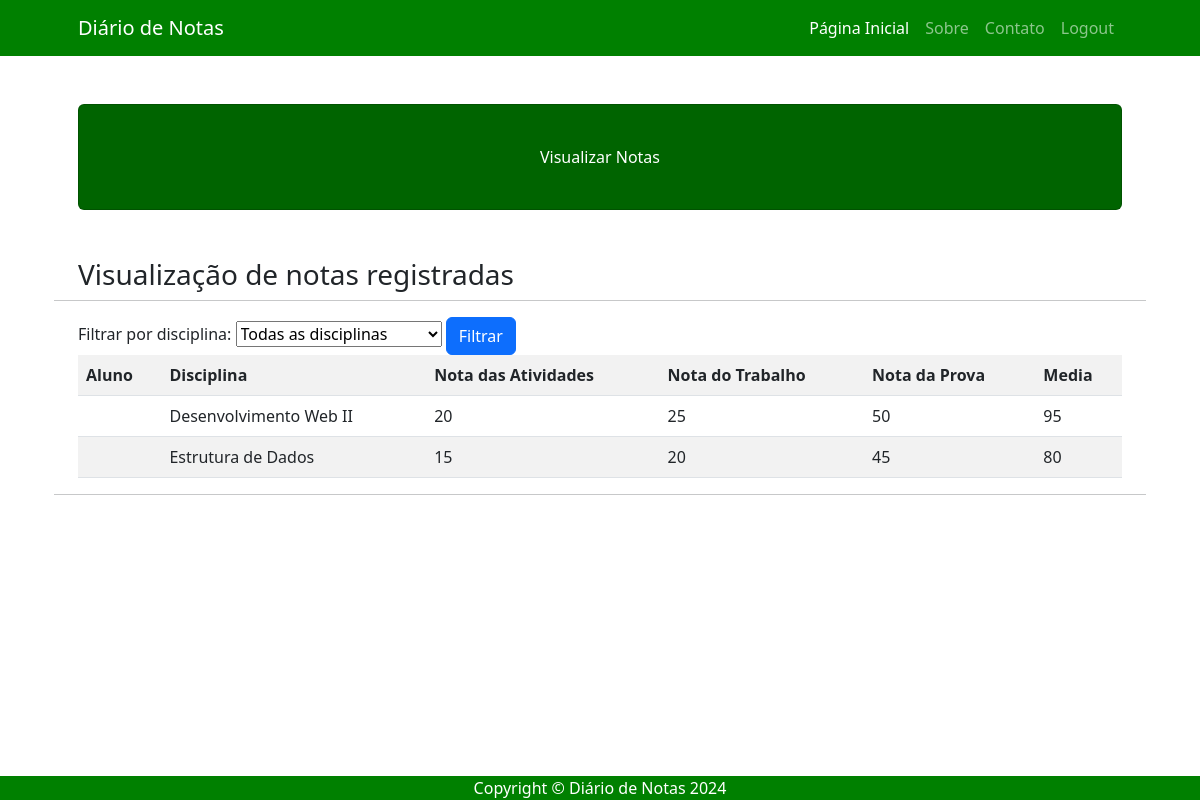
Before: /visualizar/ (signed in) with the older database file.
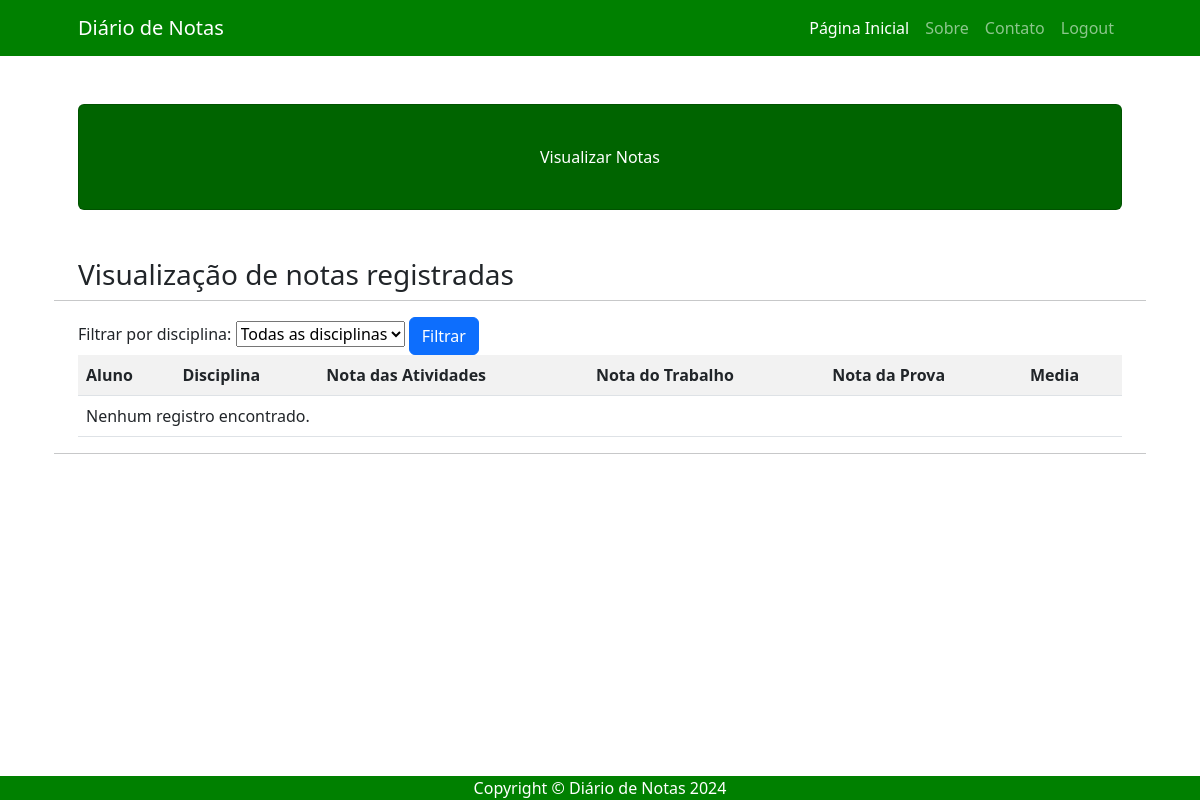
After: the same page with the newer database file.
### usuarios/models.py (models this page shows)
class Nota(models.Model):
    nome_aluno = models.CharField(max_length = 200)
    disciplina = models.CharField(max_length = 200)
    nota_atividades = models.IntegerField(default = 0)
    nota_trabalho = models.IntegerField(default = 0)
    nota_prova = models.IntegerField(default = 0)
    media = models.IntegerField(blank = True, default = 0)

### usuarios/views.py (the view, shortened to what this page needs)
# urls.py: path('visualizar/', views.visualizar, name = 'visualizar'),
def visualizar(request):
    if request.method == "GET":
        if request.user.is_authenticated:
            lista_notas = Nota.objects.all()
            dicionario_notas = {'lista_notas':lista_notas}
            return render(request, 'usuarios/visualizar.html', dicionario_notas)
        else:
            return HttpResponse("Faça o login para acessar!")

### usuarios/templates/usuarios/visualizar.html (shortened to what this page needs)
{% extends 'usuarios/base.html' %}
{% block titulo %}Visualizar Notas{% endblock %}
{% block conteudo %}
<h3>Visualização de notas registradas</h3>
<hr>
<form action = "{% url 'visualizar' %}" method = "POST">
    <div class = "filter">
        <label for = "disciplinaName">Filtrar por disciplina:</label>
        <select name = "disciplina">
            <option>Todas as disciplinas</option>
        </select>
        <button type = "submit" class = "btn btn-primary">Filtrar</button>
    </div>
</form>
<div class = "table-responsive" >
    <table class = "table table-striped">
        <tr>
            <th>Aluno</th>
            <th>Disciplina</th>
            <th>Nota das Atividades</th>
            <th>Nota do Trabalho</th>
            <th>Nota da Prova</th>
            <th>Media</th>
        </tr>
        {% for campo in lista_notas %}
        <tr>
            <td>{{ user.first_name }}</td>
            <td>{{ campo.disciplina }}</td>
            <td>{{ campo.nota_atividades }}</td>
            <td>{{ campo.nota_trabalho }}</td>
            <td>{{ campo.nota_prova }}</td>
            <td>{{ campo.media }}</td>
        </tr>
        {% empty %}
            <tr>
                <td colspan = "6">Nenhum registro encontrado.</td>
            </tr>
            {% endfor %}
    </table>
</div>
<hr>
{% endblock %}

### usuarios/templates/usuarios/base.html (shortened to what this page needs)
{% load static %}
<!DOCTYPE html>
<html lang="pt-br">
<head>
    <link href="{% static 'css/bootstrap.min.css' %}" rel="stylesheet">
</head>
<body>
 <nav class="navbar navbar-expand-lg navbar-dark" style = "background-color: #008000;">
    <div class="container px-5">
        <a class="navbar-brand" href="{% url 'home' %}">Diário de Notas</a>
        <div class="collapse navbar-collapse" id="navbarSupportedContent">
            <ul class="navbar-nav ms-auto mb-2 mb-lg-0">
                <li class="nav-item"><a class="nav-link active" aria-current="page" href="{% url 'home' %}">Página Inicial</a></li>
                <li class="nav-item"><a class="nav-link" href="#!">Sobre</a></li>
                <li class="nav-item"><a class="nav-link" href="#!">Contato</a></li>
                <li class="nav-item"><a class="nav-link" href="{% url 'logout' %}">Logout</a></li>
            </ul>
        </div>
    </div>
</nav>
<div class="container px-4 px-lg-5">
    <div class="card text-white my-5 py-4 text-center" style = "background-color: #006400;">
        <div class="card-body"><p class="text-white m-0">{% block titulo %}Seja bem-vindo ao portal de notas, aqui você encontrará todos os dados das suas disciplinas.{% endblock %}</p></div>
    </div>
    <div class="row gx-4 gx-lg-5">
        {% block conteudo %}{% endblock %}
    </div>
</div>
<footer class="fixed-bottom " style = "background-color: #008000;">
    <div class="container px-4 px-lg-5"><p class="m-0 text-center text-white">Copyright &copy; Diário de Notas 2024</p></div>
</footer>
</body>
</html>

Changed rows visible on the page:
removed Nota: disciplina "Desenvolvimento Web II", nota_atividades "20", nota_trabalho "25", nota_prova "50", media "95"
removed Nota: disciplina "Estrutura de Dados", nota_atividades "15", nota_trabalho "20", nota_prova "45", media "80"
Other visible differences:
text now shown: "Nenhum registro encontrado."
